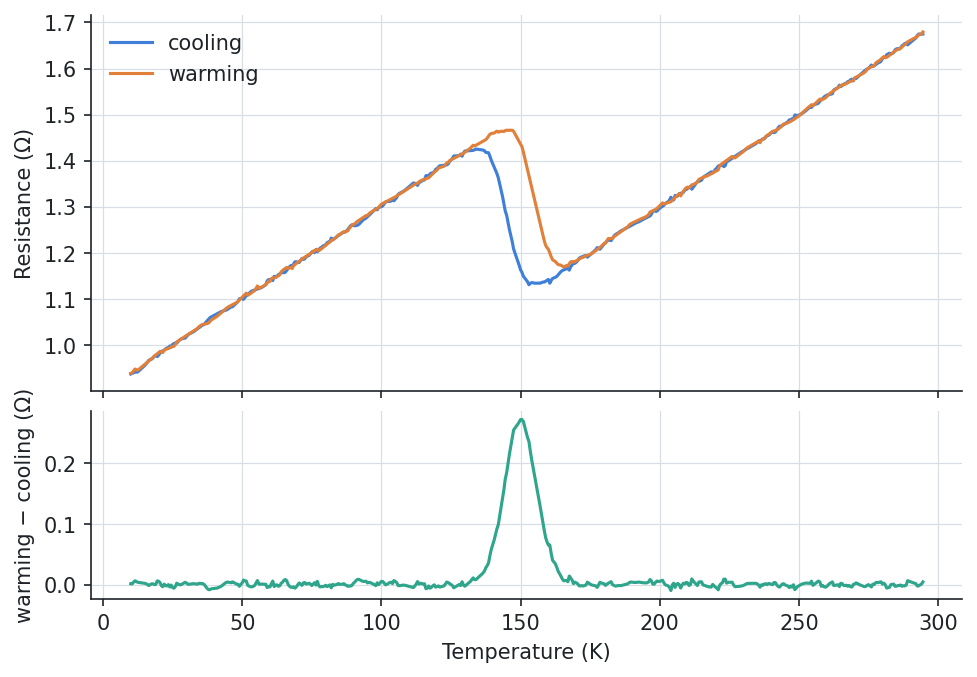

The Python source for this figure:
from _data import cooldown, warmup

# --8<-- [start:example]
import numpy as np
import quantalyze as qz

grid = np.arange(10, 295, 0.5)
cooling = qz.interpolate(cooldown, "temperature", onto=grid)
warming = qz.interpolate(warmup, "temperature", onto=grid)

# Now that both share the same temperatures, compare them row by row.
hysteresis = warming["resistance"] - cooling["resistance"]
print(f"largest difference: {hysteresis.max():.3f} Ω at {grid[hysteresis.argmax()]} K")
# --8<-- [end:example]

import matplotlib.pyplot as plt

fig, (top, bottom) = plt.subplots(
    2, 1, sharex=True, figsize=(6.4, 4.4), gridspec_kw={"height_ratios": [2, 1]}, layout="constrained"
)
top.plot(cooling.temperature, cooling.resistance, color="C0", label="cooling")
top.plot(warming.temperature, warming.resistance, color="C1", label="warming")
top.set(ylabel="Resistance (Ω)")
top.legend()
bottom.plot(grid, hysteresis, color="C2")
bottom.set(xlabel="Temperature (K)", ylabel="warming − cooling (Ω)")
